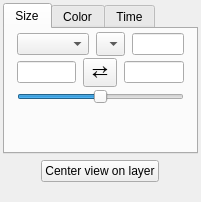
<?xml version="1.0" encoding="UTF-8"?>
<ui version="4.0">
 <class>Form</class>
 <widget class="QWidget" name="Form">
  <property name="geometry">
   <rect>
    <x>0</x>
    <y>0</y>
    <width>201</width>
    <height>202</height>
   </rect>
  </property>
  <property name="windowTitle">
   <string>Form</string>
  </property>
  <layout class="QVBoxLayout" name="verticalLayout_3">
   <property name="leftMargin">
    <number>3</number>
   </property>
   <property name="topMargin">
    <number>3</number>
   </property>
   <property name="rightMargin">
    <number>3</number>
   </property>
   <property name="bottomMargin">
    <number>3</number>
   </property>
   <item>
    <widget class="QTabWidget" name="tab_widget">
     <property name="currentIndex">
      <number>0</number>
     </property>
     <widget class="QWidget" name="tab_2">
      <attribute name="title">
       <string>Size</string>
      </attribute>
      <layout class="QVBoxLayout" name="verticalLayout">
       <property name="spacing">
        <number>2</number>
       </property>
       <property name="leftMargin">
        <number>12</number>
       </property>
       <property name="topMargin">
        <number>3</number>
       </property>
       <property name="rightMargin">
        <number>12</number>
       </property>
       <property name="bottomMargin">
        <number>3</number>
       </property>
       <item>
        <widget class="QWidget" name="size_row_1" native="true">
         <layout class="QHBoxLayout" name="horizontalLayout">
          <property name="spacing">
           <number>7</number>
          </property>
          <property name="leftMargin">
           <number>0</number>
          </property>
          <property name="topMargin">
           <number>0</number>
          </property>
          <property name="rightMargin">
           <number>0</number>
          </property>
          <property name="bottomMargin">
           <number>0</number>
          </property>
          <item>
           <widget class="QComboBox" name="combosel_size_mode">
            <property name="sizePolicy">
             <sizepolicy hsizetype="Minimum" vsizetype="Fixed">
              <horstretch>0</horstretch>
              <verstretch>0</verstretch>
             </sizepolicy>
            </property>
            <property name="maximumSize">
             <size>
              <width>80</width>
              <height>16777215</height>
             </size>
            </property>
           </widget>
          </item>
          <item>
           <widget class="QComboBox" name="combosel_size_att">
            <property name="sizeAdjustPolicy">
             <enum>QComboBox::AdjustToMinimumContentsLengthWithIcon</enum>
            </property>
           </widget>
          </item>
          <item>
           <widget class="QLineEdit" name="valuetext_size"/>
          </item>
         </layout>
        </widget>
       </item>
       <item>
        <widget class="QWidget" name="size_row_2" native="true">
         <layout class="QHBoxLayout" name="horizontalLayout_2">
          <property name="spacing">
           <number>7</number>
          </property>
          <property name="leftMargin">
           <number>0</number>
          </property>
          <property name="topMargin">
           <number>0</number>
          </property>
          <property name="rightMargin">
           <number>0</number>
          </property>
          <property name="bottomMargin">
           <number>0</number>
          </property>
          <item>
           <widget class="QLineEdit" name="valuetext_size_vmin"/>
          </item>
          <item>
           <widget class="QToolButton" name="button_flip_size">
            <property name="font">
             <font>
              <pointsize>14</pointsize>
             </font>
            </property>
            <property name="styleSheet">
             <string notr="true">padding: 0px</string>
            </property>
            <property name="text">
             <string>⇄</string>
            </property>
           </widget>
          </item>
          <item>
           <widget class="QLineEdit" name="valuetext_size_vmax"/>
          </item>
         </layout>
        </widget>
       </item>
       <item>
        <widget class="QWidget" name="size_row_3" native="true">
         <layout class="QHBoxLayout" name="horizontalLayout_3">
          <property name="spacing">
           <number>7</number>
          </property>
          <property name="leftMargin">
           <number>0</number>
          </property>
          <property name="topMargin">
           <number>0</number>
          </property>
          <property name="rightMargin">
           <number>0</number>
          </property>
          <property name="bottomMargin">
           <number>0</number>
          </property>
          <item>
           <widget class="QSlider" name="value_size_scaling">
            <property name="maximum">
             <number>100</number>
            </property>
            <property name="value">
             <number>50</number>
            </property>
            <property name="orientation">
             <enum>Qt::Horizontal</enum>
            </property>
           </widget>
          </item>
         </layout>
        </widget>
       </item>
       <item>
        <spacer name="verticalSpacer">
         <property name="orientation">
          <enum>Qt::Vertical</enum>
         </property>
         <property name="sizeHint" stdset="0">
          <size>
           <width>20</width>
           <height>40</height>
          </size>
         </property>
        </spacer>
       </item>
      </layout>
     </widget>
     <widget class="QWidget" name="tab_4">
      <attribute name="title">
       <string>Color</string>
      </attribute>
      <layout class="QVBoxLayout" name="verticalLayout_2">
       <property name="spacing">
        <number>2</number>
       </property>
       <property name="leftMargin">
        <number>12</number>
       </property>
       <property name="topMargin">
        <number>3</number>
       </property>
       <property name="rightMargin">
        <number>12</number>
       </property>
       <property name="bottomMargin">
        <number>3</number>
       </property>
       <item>
        <widget class="QWidget" name="color_row_1" native="true">
         <layout class="QHBoxLayout" name="horizontalLayout_6">
          <property name="spacing">
           <number>7</number>
          </property>
          <property name="leftMargin">
           <number>0</number>
          </property>
          <property name="topMargin">
           <number>0</number>
          </property>
          <property name="rightMargin">
           <number>0</number>
          </property>
          <property name="bottomMargin">
           <number>0</number>
          </property>
          <item>
           <widget class="QComboBox" name="combosel_color_mode">
            <property name="maximumSize">
             <size>
              <width>80</width>
              <height>16777215</height>
             </size>
            </property>
           </widget>
          </item>
          <item>
           <widget class="QComboBox" name="combosel_cmap_att">
            <property name="sizeAdjustPolicy">
             <enum>QComboBox::AdjustToMinimumContentsLengthWithIcon</enum>
            </property>
           </widget>
          </item>
          <item>
           <widget class="QColorBox" name="color_color">
            <property name="sizePolicy">
             <sizepolicy hsizetype="Preferred" vsizetype="Minimum">
              <horstretch>0</horstretch>
              <verstretch>0</verstretch>
             </sizepolicy>
            </property>
            <property name="text">
             <string/>
            </property>
           </widget>
          </item>
          <item>
           <widget class="QWidget" name="spacer_color_label" native="true"/>
          </item>
         </layout>
        </widget>
       </item>
       <item>
        <widget class="QWidget" name="color_row_2" native="true">
         <layout class="QHBoxLayout" name="horizontalLayout_8">
          <property name="spacing">
           <number>7</number>
          </property>
          <property name="leftMargin">
           <number>0</number>
          </property>
          <property name="topMargin">
           <number>0</number>
          </property>
          <property name="rightMargin">
           <number>0</number>
          </property>
          <property name="bottomMargin">
           <number>0</number>
          </property>
          <item>
           <widget class="QLineEdit" name="valuetext_cmap_vmin"/>
          </item>
          <item>
           <widget class="QToolButton" name="button_flip_cmap">
            <property name="font">
             <font>
              <pointsize>14</pointsize>
             </font>
            </property>
            <property name="styleSheet">
             <string notr="true">padding: 0px</string>
            </property>
            <property name="text">
             <string>⇄</string>
            </property>
           </widget>
          </item>
          <item>
           <widget class="QLineEdit" name="valuetext_cmap_vmax"/>
          </item>
         </layout>
        </widget>
       </item>
       <item>
        <widget class="QWidget" name="color_row_3" native="true">
         <layout class="QHBoxLayout" name="horizontalLayout_9">
          <property name="spacing">
           <number>7</number>
          </property>
          <property name="leftMargin">
           <number>0</number>
          </property>
          <property name="topMargin">
           <number>0</number>
          </property>
          <property name="rightMargin">
           <number>0</number>
          </property>
          <property name="bottomMargin">
           <number>0</number>
          </property>
          <item>
           <widget class="QColormapCombo" name="combodata_cmap">
            <property name="sizeAdjustPolicy">
             <enum>QComboBox::AdjustToMinimumContentsLengthWithIcon</enum>
            </property>
           </widget>
          </item>
         </layout>
        </widget>
       </item>
       <item>
        <widget class="QSlider" name="value_alpha">
         <property name="maximum">
          <number>100</number>
         </property>
         <property name="orientation">
          <enum>Qt::Horizontal</enum>
         </property>
        </widget>
       </item>
       <item>
        <spacer name="verticalSpacer_2">
         <property name="orientation">
          <enum>Qt::Vertical</enum>
         </property>
         <property name="sizeHint" stdset="0">
          <size>
           <width>20</width>
           <height>40</height>
          </size>
         </property>
        </spacer>
       </item>
      </layout>
     </widget>
     <widget class="QWidget" name="tab">
      <attribute name="title">
       <string>Time</string>
      </attribute>
      <layout class="QVBoxLayout" name="verticalLayout_4">
       <item>
        <widget class="QWidget" name="time_series_row" native="true">
         <layout class="QHBoxLayout" name="time_row_1">
          <property name="spacing">
           <number>7</number>
          </property>
          <property name="leftMargin">
           <number>0</number>
          </property>
          <property name="topMargin">
           <number>0</number>
          </property>
          <property name="rightMargin">
           <number>0</number>
          </property>
          <property name="bottomMargin">
           <number>0</number>
          </property>
          <item>
           <widget class="QCheckBox" name="bool_time_series">
            <property name="text">
             <string>Time series</string>
            </property>
           </widget>
          </item>
         </layout>
        </widget>
       </item>
       <item>
        <widget class="QWidget" name="time_att_row" native="true">
         <layout class="QHBoxLayout" name="time_row_2">
          <property name="spacing">
           <number>7</number>
          </property>
          <property name="leftMargin">
           <number>0</number>
          </property>
          <property name="topMargin">
           <number>0</number>
          </property>
          <property name="rightMargin">
           <number>0</number>
          </property>
          <property name="bottomMargin">
           <number>0</number>
          </property>
          <item>
           <widget class="QLabel" name="label_time_att">
            <property name="text">
             <string>Time att:</string>
            </property>
           </widget>
          </item>
          <item>
           <widget class="QComboBox" name="combosel_time_att"/>
          </item>
         </layout>
        </widget>
       </item>
       <item>
        <widget class="QWidget" name="time_decay_row" native="true">
         <layout class="QHBoxLayout" name="time_row_3">
          <property name="spacing">
           <number>7</number>
          </property>
          <property name="leftMargin">
           <number>0</number>
          </property>
          <property name="topMargin">
           <number>0</number>
          </property>
          <property name="rightMargin">
           <number>0</number>
          </property>
          <property name="bottomMargin">
           <number>0</number>
          </property>
          <item>
           <widget class="QLabel" name="label_time_decay">
            <property name="text">
             <string>Decay:</string>
            </property>
           </widget>
          </item>
          <item>
           <widget class="QLineEdit" name="valuetext_time_decay_value"/>
          </item>
          <item>
           <widget class="QComboBox" name="combosel_time_decay_unit"/>
          </item>
         </layout>
        </widget>
       </item>
       <item>
        <spacer name="verticalSpacer_4">
         <property name="orientation">
          <enum>Qt::Vertical</enum>
         </property>
         <property name="sizeHint" stdset="0">
          <size>
           <width>20</width>
           <height>40</height>
          </size>
         </property>
        </spacer>
       </item>
      </layout>
     </widget>
    </widget>
   </item>
   <item>
    <layout class="QHBoxLayout" name="horizontalLayout_4">
     <item>
      <spacer name="horizontalSpacer_2">
       <property name="orientation">
        <enum>Qt::Horizontal</enum>
       </property>
       <property name="sizeHint" stdset="0">
        <size>
         <width>40</width>
         <height>20</height>
        </size>
       </property>
      </spacer>
     </item>
     <item>
      <widget class="QPushButton" name="button_center">
       <property name="text">
        <string>Center view on layer</string>
       </property>
      </widget>
     </item>
     <item>
      <spacer name="horizontalSpacer">
       <property name="orientation">
        <enum>Qt::Horizontal</enum>
       </property>
       <property name="sizeHint" stdset="0">
        <size>
         <width>40</width>
         <height>20</height>
        </size>
       </property>
      </spacer>
     </item>
    </layout>
   </item>
   <item>
    <spacer name="verticalSpacer_3">
     <property name="orientation">
      <enum>Qt::Vertical</enum>
     </property>
     <property name="sizeHint" stdset="0">
      <size>
       <width>20</width>
       <height>40</height>
      </size>
     </property>
    </spacer>
   </item>
  </layout>
 </widget>
 <customwidgets>
  <customwidget>
   <class>QColorBox</class>
   <extends>QLabel</extends>
   <header>glue_qt.utils.colors</header>
  </customwidget>
  <customwidget>
   <class>QColormapCombo</class>
   <extends>QComboBox</extends>
   <header>glue_qt.utils.colors</header>
  </customwidget>
 </customwidgets>
 <resources/>
 <connections/>
</ui>
